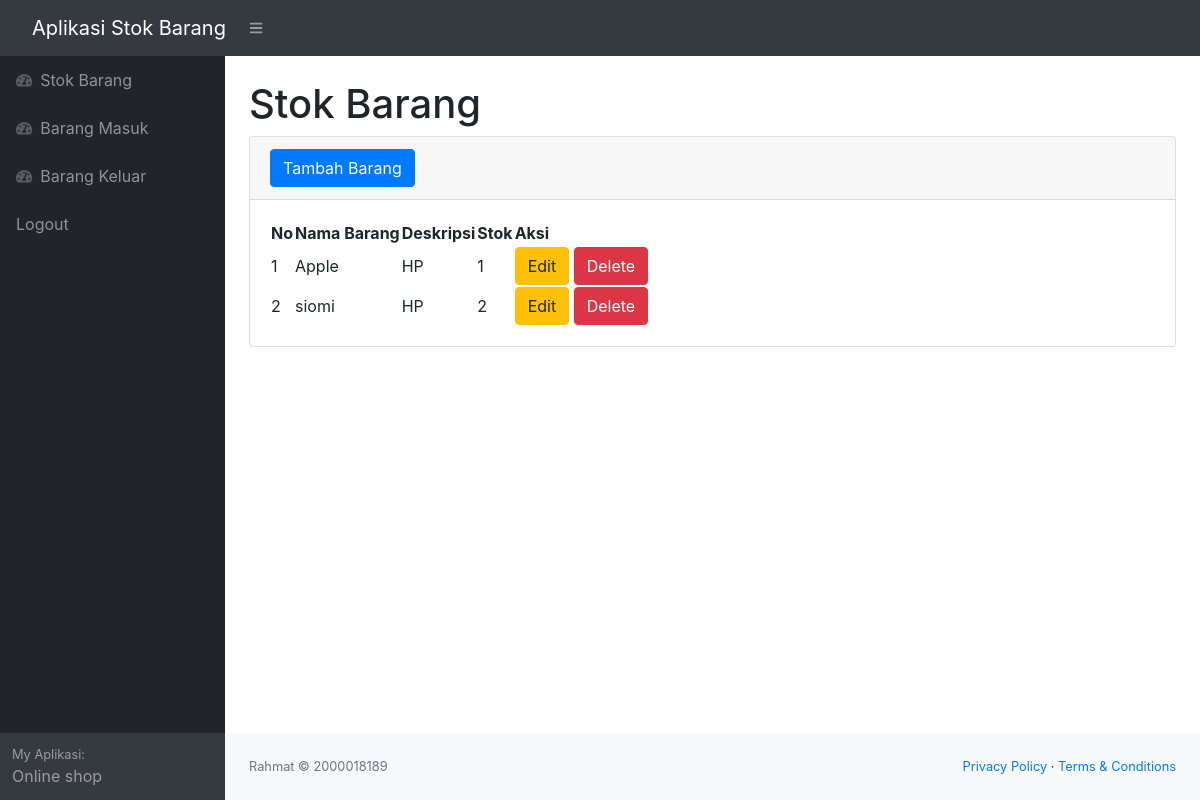
Screenshot of /index.php (signed in) with the database file from the repository.
### tables this page shows
CREATE TABLE `stok` (
  `idbarang` int(11) NOT NULL,
  `namabarang` varchar(25) NOT NULL,
  `deskripsi` varchar(25) NOT NULL,
  `stok` int(11) NOT NULL
);

### index.php (the view, shortened to what this page needs)
<?php
require 'function.php';
?>
<!DOCTYPE html>
<html lang="en">
<head>
    <link href="https://cdn.jsdelivr.net/npm/simple-datatables@latest/dist/style.css" rel="stylesheet" />
    <link href="css/styles.css" rel="stylesheet" />
    <link rel="stylesheet" href="https://maxcdn.bootstrapcdn.com/bootstrap/4.5.2/css/bootstrap.min.css">
</head>
<body class="sb-nav-fixed">
    <nav class="sb-topnav navbar navbar-expand navbar-dark bg-dark">
        <a class="navbar-brand ps-3" href="index.php">Aplikasi Stok Barang</a>
        <button class="btn btn-link btn-sm order-1 order-lg-0 me-4 me-lg-0" id="sidebarToggle" href="#!"><i class="fas fa-bars"></i></button>
    </nav>
    <div id="layoutSidenav">
        <div id="layoutSidenav_nav">
            <nav class="sb-sidenav accordion sb-sidenav-dark" id="sidenavAccordion">
                <div class="sb-sidenav-menu">
                    <div class="nav">
                        <a class="nav-link" href="index.php">
                            <div class="sb-nav-link-icon"><i class="fas fa-tachometer-alt"></i></div>
                            Stok Barang
                        </a>
                        <a class="nav-link" href="masuk.php">
                            <div class="sb-nav-link-icon"><i class="fas fa-tachometer-alt"></i></div>
                            Barang Masuk
                        </a>
                        <a class="nav-link" href="keluar.php">
                            <div class="sb-nav-link-icon"><i class="fas fa-tachometer-alt"></i></div>
                            Barang Keluar
                        </a>
                        <a class="nav-link" href="logout.php">
                            Logout
                        </a>
                    </div>
                </div>
                <div class="sb-sidenav-footer">
                    <div class="small">My Aplikasi:</div>
                    Online shop
                </div>
            </nav>
        </div>
        <div id="layoutSidenav_content">
            <main>
                <div class="container-fluid px-4">
                    <h1 class="mt-4">Stok Barang</h1>
                    <div class="card mb-4">
                        <div class="card-header">
                            <button type="button" class="btn btn-primary" data-toggle="modal" data-target="#myModal">
                                Tambah Barang
                            </button>
                        </div>
                        <div class="card-body">
                            <table id="datatablesSimple">
                                <thead>
                                    <tr>
                                        <th>No</th>
                                        <th>Nama Barang</th>
                                        <th>Deskripsi</th>
                                        <th>Stok</th>
                                        <th>Aksi</th>
                                    </tr>
                                </thead>
                                <tbody>
                                <?php
                                $ambilsemuadata = mysqli_query($conn,"SELECT * from stok");
                                $i = 1;
                                while($data=mysqli_fetch_array($ambilsemuadata)){
                                    $namabarang = $data['namabarang'];
                                    $deskripsi = $data['deskripsi'];
                                    $stok = $data['stok'];
                                    $idb = $data['idbarang'];
                                ?>
                                <tr>
                                    <td><?=$i++?></td>
                                    <td><?=$namabarang?></td>
                                    <td><?=$deskripsi?></td>
                                    <td><?=$stok?></td>
                                    <td>
                                        <button type="button" class="btn btn-warning" data-toggle="modal" data-target="#edit<?=$idb;?>">Edit</button>
                                        <button type="button" class="btn btn-danger" data-toggle="modal" data-target="#delete<?=$idb;?>">Delete</button>
                                    </td>
                                </tr>
                                <?php
                                };
                                ?>
                                </tbody>
                            </table>
                        </div>
                    </div>
                </div>
            </main>
            <footer class="py-4 bg-light mt-auto">
                <div class="container-fluid px-4">
                    <div class="d-flex align-items-center justify-content-between small">
                        <div class="text-muted">Rahmat &copy; 2000018189</div>
                        <div>
                            <a href="#">Privacy Policy</a>
                            &middot;
                            <a href="#">Terms &amp; Conditions</a>
                        </div>
                    </div>
                </div>
            </footer>
        </div>
    </div>
</body>
</html>

### rows the page displays
stok: namabarang "Apple", deskripsi "HP", stok "1"
stok: namabarang "siomi", deskripsi "HP", stok "2"
